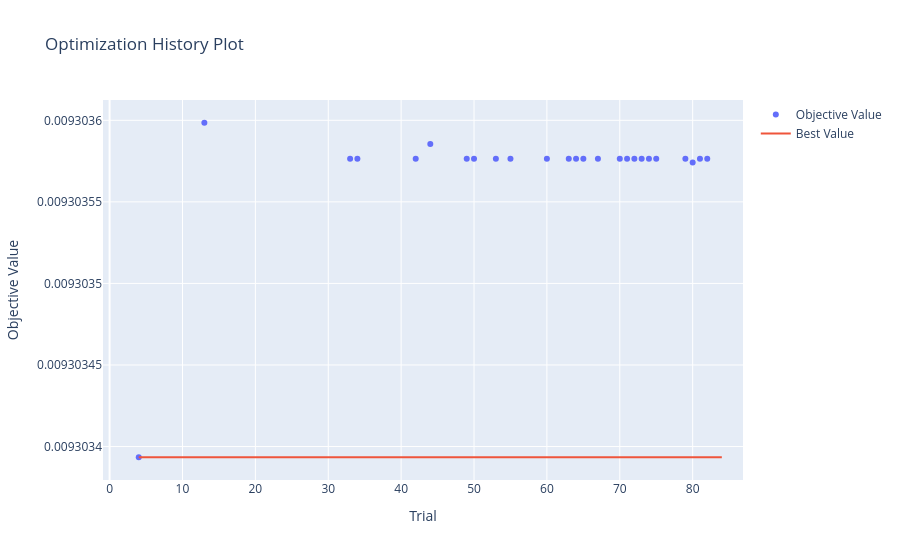
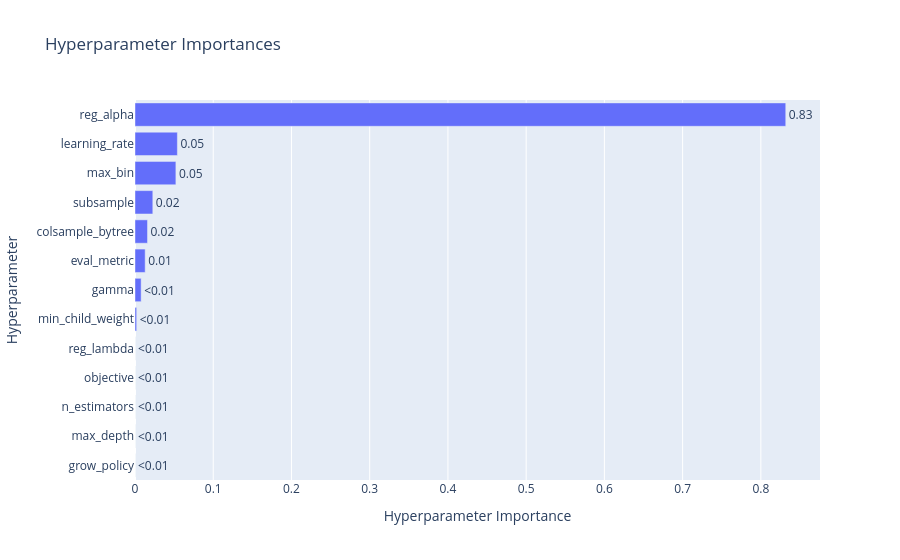
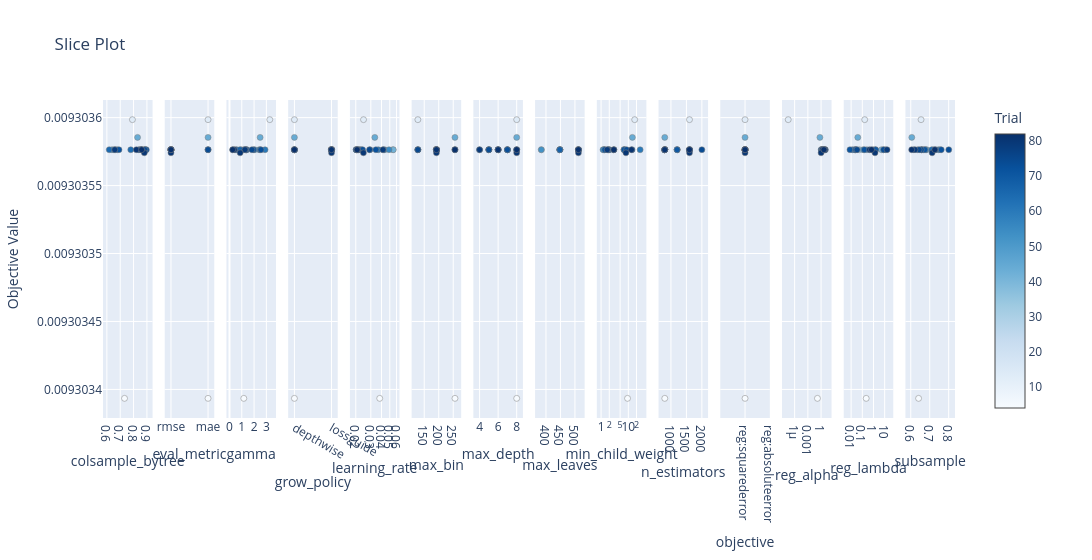
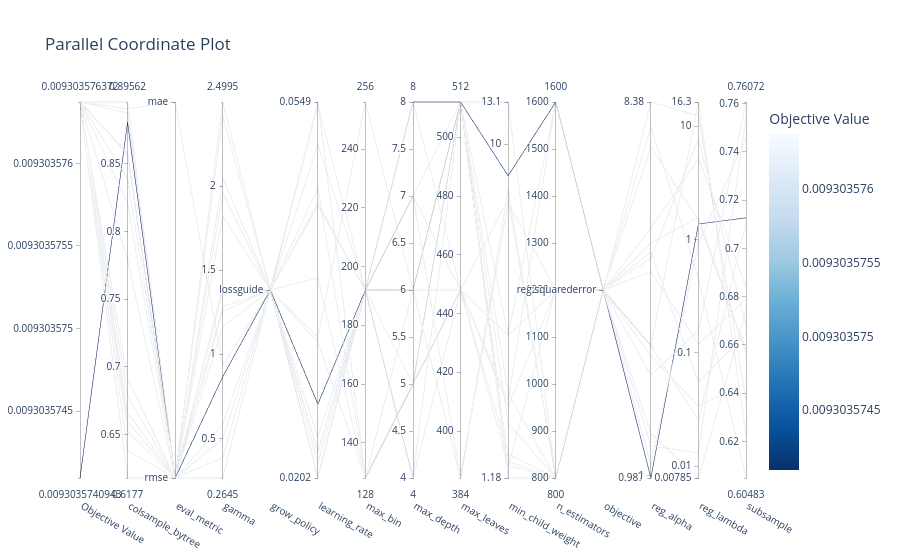

Notebook code cell kept with these figures, in order:
### Code cell
study = results[0]["study"]

vis.plot_optimization_history(study).show()
vis.plot_param_importances(study).show()
vis.plot_slice(study).show()
vis.plot_parallel_coordinate(study).show()
vis.plot_contour(study).show()
vis.plot_edf(study).show()

### Figure 1 — Plotly figure (JSON) as saved in the notebook; plotly's stock layout.template omitted (floating-point values rounded to 4 significant figures)
{"data": [{"mode": "markers", "name": "Objective Value", "x": [4, 13, 33, 34, 42, 44, 49, 50, 53, 55, 60, 63, 64, 65, 67, 70, 71, 72, 73, 74, 75, 79, 80, 81, 82], "y": [0.009303, 0.009304, 0.009304, 0.009304, 0.009304, 0.009304, 0.009304, 0.009304, 0.009304, 0.009304, 0.009304, 0.009304, 0.009304, 0.009304, 0.009304, 0.009304, 0.009304, 0.009304, 0.009304, 0.009304, 0.009304, 0.009304, 0.009304, 0.009304, 0.009304], "type": "scatter"}, {"mode": "lines", "name": "Best Value", "x": [0, 1, 2, 3, 4, 5, 6, 7, 8, 9, 10, 11, 12, 13, 14, 15, 16, 17, 18, 19, 20, 21, 22, 23, 24, 25, 26, 27, 28, 29, 30, 31, 32, 33, 34, 35, 36, 37, 38, 39, 40, 41, 42, 43, 44, 45, 46, 47, 48, 49, 50, 51, 52, 53, 54, 55, 56, 57, 58, 59, 60, 61, 62, 63, 64, 65, 66, 67, 68, 69, 70, 71, 72, 73, 74, 75, 76, 77, 78, 79, 80, 81, 82, 83, 84], "y": [null, null, null, null, 0.009303, 0.009303, 0.009303, 0.009303, 0.009303, 0.009303, 0.009303, 0.009303, 0.009303, 0.009303, 0.009303, 0.009303, 0.009303, 0.009303, 0.009303, 0.009303, 0.009303, 0.009303, 0.009303, 0.009303, 0.009303, 0.009303, 0.009303, 0.009303, 0.009303, 0.009303, 0.009303, 0.009303, 0.009303, 0.009303, 0.009303, 0.009303, 0.009303, 0.009303, 0.009303, 0.009303, 0.009303, 0.009303, 0.009303, 0.009303, 0.009303, 0.009303, 0.009303, 0.009303, 0.009303, 0.009303, 0.009303, 0.009303, 0.009303, 0.009303, 0.009303, 0.009303, 0.009303, 0.009303, 0.009303, 0.009303, 0.009303, 0.009303, 0.009303, 0.009303, 0.009303, 0.009303, 0.009303, 0.009303, 0.009303, 0.009303, 0.009303, 0.009303, 0.009303, 0.009303, 0.009303, 0.009303, 0.009303, 0.009303, 0.009303, 0.009303, 0.009303, 0.009303, 0.009303, 0.009303, 0.009303], "type": "scatter"}, {"marker": {"color": "#cccccc"}, "mode": "markers", "name": "Infeasible Trial", "showlegend": false, "x": [], "y": [], "type": "scatter"}], "layout": {"title": {"text": "Optimization History Plot"}, "xaxis": {"title": {"text": "Trial"}}, "yaxis": {"title": {"text": "Objective Value"}}}}

### Figure 2 — Plotly figure (JSON) as saved in the notebook; plotly's stock layout.template omitted (floating-point values rounded to 4 significant figures)
{"data": [{"cliponaxis": false, "hovertemplate": ["grow_policy (CategoricalDistribution): 0.0<extra></extra>", "max_depth (IntDistribution): 0.0<extra></extra>", "n_estimators (IntDistribution): 0.0<extra></extra>", "objective (CategoricalDistribution): 0.0<extra></extra>", "reg_lambda (FloatDistribution): 2.919164264800107e-05<extra></extra>", "min_child_weight (FloatDistribution): 0.002117716993256837<extra></extra>", "gamma (FloatDistribution): 0.00783819336347663<extra></extra>", "eval_metric (CategoricalDistribution): 0.013002682285283824<extra></extra>", "colsample_bytree (FloatDistribution): 0.015995522485752832<extra></extra>", "subsample (FloatDistribution): 0.022766913522430748<extra></extra>", "max_bin (IntDistribution): 0.05224990648252795<extra></extra>", "learning_rate (FloatDistribution): 0.054173388293243856<extra></extra>", "reg_alpha (FloatDistribution): 0.8318264849313792<extra></extra>"], "name": "Objective Value", "orientation": "h", "text": ["<0.01", "<0.01", "<0.01", "<0.01", "<0.01", "<0.01", "<0.01", "0.01", "0.02", "0.02", "0.05", "0.05", "0.83"], "textposition": "outside", "x": [0.0, 0.0, 0.0, 0.0, 2.919e-05, 0.002118, 0.007838, 0.013, 0.016, 0.02277, 0.05225, 0.05417, 0.8318], "y": ["grow_policy", "max_depth", "n_estimators", "objective", "reg_lambda", "min_child_weight", "gamma", "eval_metric", "colsample_bytree", "subsample", "max_bin", "learning_rate", "reg_alpha"], "type": "bar"}], "layout": {"title": {"text": "Hyperparameter Importances"}, "xaxis": {"title": {"text": "Hyperparameter Importance"}}, "yaxis": {"title": {"text": "Hyperparameter"}}}}

### Figure 3 — Plotly figure (JSON) as saved in the notebook; plotly's stock layout.template omitted (floating-point values rounded to 4 significant figures)
{"data": [{"marker": {"color": [4, 13, 33, 34, 42, 44, 49, 50, 53, 55, 60, 63, 64, 65, 67, 70, 71, 72, 73, 74, 75, 79, 80, 81, 82], "colorbar": {"title": {"text": "Trial"}, "x": 1.0, "xpad": 40}, "colorscale": [[0.0, "rgb(247,251,255)"], [0.125, "rgb(222,235,247)"], [0.25, "rgb(198,219,239)"], [0.375, "rgb(158,202,225)"], [0.5, "rgb(107,174,214)"], [0.625, "rgb(66,146,198)"], [0.75, "rgb(33,113,181)"], [0.875, "rgb(8,81,156)"], [1.0, "rgb(8,48,107)"]], "line": {"color": "Grey", "width": 0.5}, "showscale": true}, "mode": "markers", "name": "Feasible Trial", "showlegend": false, "x": [0.7323, 0.7915, 0.8875, 0.6524, 0.6784, 0.83, 0.8794, 0.858, 0.666, 0.6381, 0.8569, 0.8906, 0.779, 0.6177, 0.8481, 0.8391, 0.8956, 0.6908, 0.8638, 0.8838, 0.8568, 0.6594, 0.8807, 0.8209, 0.8607], "y": [0.009303, 0.009304, 0.009304, 0.009304, 0.009304, 0.009304, 0.009304, 0.009304, 0.009304, 0.009304, 0.009304, 0.009304, 0.009304, 0.009304, 0.009304, 0.009304, 0.009304, 0.009304, 0.009304, 0.009304, 0.009304, 0.009304, 0.009304, 0.009304, 0.009304], "type": "scatter", "xaxis": "x", "yaxis": "y"}, {"marker": {"color": [4, 13, 33, 34, 42, 44, 49, 50, 53, 55, 60, 63, 64, 65, 67, 70, 71, 72, 73, 74, 75, 79, 80, 81, 82], "colorbar": {"title": {"text": "Trial"}, "x": 1.0, "xpad": 40}, "colorscale": [[0.0, "rgb(247,251,255)"], [0.125, "rgb(222,235,247)"], [0.25, "rgb(198,219,239)"], [0.375, "rgb(158,202,225)"], [0.5, "rgb(107,174,214)"], [0.625, "rgb(66,146,198)"], [0.75, "rgb(33,113,181)"], [0.875, "rgb(8,81,156)"], [1.0, "rgb(8,48,107)"]], "line": {"color": "Grey", "width": 0.5}, "showscale": false}, "mode": "markers", "name": "Feasible Trial", "showlegend": false, "x": ["mae", "mae", "rmse", "rmse", "rmse", "mae", "rmse", "rmse", "rmse", "rmse", "mae", "mae", "rmse", "rmse", "rmse", "rmse", "rmse", "rmse", "rmse", "mae", "rmse", "rmse", "rmse", "rmse", "rmse"], "y": [0.009303, 0.009304, 0.009304, 0.009304, 0.009304, 0.009304, 0.009304, 0.009304, 0.009304, 0.009304, 0.009304, 0.009304, 0.009304, 0.009304, 0.009304, 0.009304, 0.009304, 0.009304, 0.009304, 0.009304, 0.009304, 0.009304, 0.009304, 0.009304, 0.009304], "type": "scatter", "xaxis": "x2", "yaxis": "y2"}, {"marker": {"color": [4, 13, 33, 34, 42, 44, 49, 50, 53, 55, 60, 63, 64, 65, 67, 70, 71, 72, 73, 74, 75, 79, 80, 81, 82], "colorbar": {"title": {"text": "Trial"}, "x": 1.0, "xpad": 40}, "colorscale": [[0.0, "rgb(247,251,255)"], [0.125, "rgb(222,235,247)"], [0.25, "rgb(198,219,239)"], [0.375, "rgb(158,202,225)"], [0.5, "rgb(107,174,214)"], [0.625, "rgb(66,146,198)"], [0.75, "rgb(33,113,181)"], [0.875, "rgb(8,81,156)"], [1.0, "rgb(8,48,107)"]], "line": {"color": "Grey", "width": 0.5}, "showscale": false}, "mode": "markers", "name": "Feasible Trial", "showlegend": false, "x": [1.162, 3.276, 1.374, 0.4975, 1.283, 2.492, 1.376, 2.05, 2.415, 1.163, 2.893, 0.9353, 0.2645, 0.5841, 0.8466, 2.5, 1.396, 1.96, 2.561, 1.318, 1.821, 1.256, 0.8663, 0.3845, 0.2589], "y": [0.009303, 0.009304, 0.009304, 0.009304, 0.009304, 0.009304, 0.009304, 0.009304, 0.009304, 0.009304, 0.009304, 0.009304, 0.009304, 0.009304, 0.009304, 0.009304, 0.009304, 0.009304, 0.009304, 0.009304, 0.009304, 0.009304, 0.009304, 0.009304, 0.009304], "type": "scatter", "xaxis": "x3", "yaxis": "y3"}, {"marker": {"color": [4, 13, 33, 34, 42, 44, 49, 50, 53, 55, 60, 63, 64, 65, 67, 70, 71, 72, 73, 74, 75, 79, 80, 81, 82], "colorbar": {"title": {"text": "Trial"}, "x": 1.0, "xpad": 40}, "colorscale": [[0.0, "rgb(247,251,255)"], [0.125, "rgb(222,235,247)"], [0.25, "rgb(198,219,239)"], [0.375, "rgb(158,202,225)"], [0.5, "rgb(107,174,214)"], [0.625, "rgb(66,146,198)"], [0.75, "rgb(33,113,181)"], [0.875, "rgb(8,81,156)"], [1.0, "rgb(8,48,107)"]], "line": {"color": "Grey", "width": 0.5}, "showscale": false}, "mode": "markers", "name": "Feasible Trial", "showlegend": false, "x": ["depthwise", "depthwise", "lossguide", "lossguide", "lossguide", "depthwise", "depthwise", "lossguide", "lossguide", "lossguide", "depthwise", "lossguide", "lossguide", "lossguide", "depthwise", "lossguide", "lossguide", "lossguide", "depthwise", "depthwise", "lossguide", "lossguide", "lossguide", "lossguide", "depthwise"], "y": [0.009303, 0.009304, 0.009304, 0.009304, 0.009304, 0.009304, 0.009304, 0.009304, 0.009304, 0.009304, 0.009304, 0.009304, 0.009304, 0.009304, 0.009304, 0.009304, 0.009304, 0.009304, 0.009304, 0.009304, 0.009304, 0.009304, 0.009304, 0.009304, 0.009304], "type": "scatter", "xaxis": "x4", "yaxis": "y4"}, {"marker": {"color": [4, 13, 33, 34, 42, 44, 49, 50, 53, 55, 60, 63, 64, 65, 67, 70, 71, 72, 73, 74, 75, 79, 80, 81, 82], "colorbar": {"title": {"text": "Trial"}, "x": 1.0, "xpad": 40}, "colorscale": [[0.0, "rgb(247,251,255)"], [0.125, "rgb(222,235,247)"], [0.25, "rgb(198,219,239)"], [0.375, "rgb(158,202,225)"], [0.5, "rgb(107,174,214)"], [0.625, "rgb(66,146,198)"], [0.75, "rgb(33,113,181)"], [0.875, "rgb(8,81,156)"], [1.0, "rgb(8,48,107)"]], "line": {"color": "Grey", "width": 0.5}, "showscale": false}, "mode": "markers", "name": "Feasible Trial", "showlegend": false, "x": [0.03813, 0.02465, 0.02027, 0.05448, 0.05486, 0.0334, 0.0206, 0.02168, 0.04361, 0.04901, 0.03669, 0.02936, 0.02157, 0.04194, 0.02331, 0.02251, 0.0202, 0.03438, 0.02406, 0.02027, 0.02896, 0.04162, 0.02457, 0.02101, 0.02073], "y": [0.009303, 0.009304, 0.009304, 0.009304, 0.009304, 0.009304, 0.009304, 0.009304, 0.009304, 0.009304, 0.009304, 0.009304, 0.009304, 0.009304, 0.009304, 0.009304, 0.009304, 0.009304, 0.009304, 0.009304, 0.009304, 0.009304, 0.009304, 0.009304, 0.009304], "type": "scatter", "xaxis": "x5", "yaxis": "y5"}, {"marker": {"color": [4, 13, 33, 34, 42, 44, 49, 50, 53, 55, 60, 63, 64, 65, 67, 70, 71, 72, 73, 74, 75, 79, 80, 81, 82], "colorbar": {"title": {"text": "Trial"}, "x": 1.0, "xpad": 40}, "colorscale": [[0.0, "rgb(247,251,255)"], [0.125, "rgb(222,235,247)"], [0.25, "rgb(198,219,239)"], [0.375, "rgb(158,202,225)"], [0.5, "rgb(107,174,214)"], [0.625, "rgb(66,146,198)"], [0.75, "rgb(33,113,181)"], [0.875, "rgb(8,81,156)"], [1.0, "rgb(8,48,107)"]], "line": {"color": "Grey", "width": 0.5}, "showscale": false}, "mode": "markers", "name": "Feasible Trial", "showlegend": false, "x": [256, 128, 192, 192, 128, 256, 192, 192, 128, 192, 256, 256, 192, 192, 192, 192, 192, 128, 192, 192, 128, 192, 192, 192, 256], "y": [0.009303, 0.009304, 0.009304, 0.009304, 0.009304, 0.009304, 0.009304, 0.009304, 0.009304, 0.009304, 0.009304, 0.009304, 0.009304, 0.009304, 0.009304, 0.009304, 0.009304, 0.009304, 0.009304, 0.009304, 0.009304, 0.009304, 0.009304, 0.009304, 0.009304], "type": "scatter", "xaxis": "x6", "yaxis": "y6"}, {"marker": {"color": [4, 13, 33, 34, 42, 44, 49, 50, 53, 55, 60, 63, 64, 65, 67, 70, 71, 72, 73, 74, 75, 79, 80, 81, 82], "colorbar": {"title": {"text": "Trial"}, "x": 1.0, "xpad": 40}, "colorscale": [[0.0, "rgb(247,251,255)"], [0.125, "rgb(222,235,247)"], [0.25, "rgb(198,219,239)"], [0.375, "rgb(158,202,225)"], [0.5, "rgb(107,174,214)"], [0.625, "rgb(66,146,198)"], [0.75, "rgb(33,113,181)"], [0.875, "rgb(8,81,156)"], [1.0, "rgb(8,48,107)"]], "line": {"color": "Grey", "width": 0.5}, "showscale": false}, "mode": "markers", "name": "Feasible Trial", "showlegend": false, "x": [8, 8, 7, 6, 5, 8, 7, 6, 5, 5, 8, 6, 4, 7, 6, 8, 7, 5, 7, 5, 6, 4, 8, 6, 8], "y": [0.009303, 0.009304, 0.009304, 0.009304, 0.009304, 0.009304, 0.009304, 0.009304, 0.009304, 0.009304, 0.009304, 0.009304, 0.009304, 0.009304, 0.009304, 0.009304, 0.009304, 0.009304, 0.009304, 0.009304, 0.009304, 0.009304, 0.009304, 0.009304, 0.009304], "type": "scatter", "xaxis": "x7", "yaxis": "y7"}, {"marker": {"color": [33, 34, 42, 50, 53, 55, 63, 64, 65, 70, 71, 72, 75, 79, 80, 81], "colorbar": {"title": {"text": "Trial"}, "x": 1.0, "xpad": 40}, "colorscale": [[0.0, "rgb(247,251,255)"], [0.125, "rgb(222,235,247)"], [0.25, "rgb(198,219,239)"], [0.375, "rgb(158,202,225)"], [0.5, "rgb(107,174,214)"], [0.625, "rgb(66,146,198)"], [0.75, "rgb(33,113,181)"], [0.875, "rgb(8,81,156)"], [1.0, "rgb(8,48,107)"]], "line": {"color": "Grey", "width": 0.5}, "showscale": false}, "mode": "markers", "name": "Feasible Trial", "showlegend": false, "x": [384, 512, 512, 448, 448, 512, 384, 448, 512, 448, 448, 448, 512, 512, 512, 512], "y": [0.009304, 0.009304, 0.009304, 0.009304, 0.009304, 0.009304, 0.009304, 0.009304, 0.009304, 0.009304, 0.009304, 0.009304, 0.009304, 0.009304, 0.009304, 0.009304], "type": "scatter", "xaxis": "x8", "yaxis": "y8"}, {"marker": {"color": [4, 13, 33, 34, 42, 44, 49, 50, 53, 55, 60, 63, 64, 65, 67, 70, 71, 72, 73, 74, 75, 79, 80, 81, 82], "colorbar": {"title": {"text": "Trial"}, "x": 1.0, "xpad": 40}, "colorscale": [[0.0, "rgb(247,251,255)"], [0.125, "rgb(222,235,247)"], [0.25, "rgb(198,219,239)"], [0.375, "rgb(158,202,225)"], [0.5, "rgb(107,174,214)"], [0.625, "rgb(66,146,198)"], [0.75, "rgb(33,113,181)"], [0.875, "rgb(8,81,156)"], [1.0, "rgb(8,48,107)"]], "line": {"color": "Grey", "width": 0.5}, "showscale": false}, "mode": "markers", "name": "Feasible Trial", "showlegend": false, "x": [9.348, 17.14, 6.871, 1.312, 1.281, 14.12, 7.032, 2.939, 1.274, 1.181, 27.13, 7.468, 1.938, 2.029, 13.69, 1.865, 7.042, 1.379, 1.794, 8.678, 2.947, 1.674, 8.168, 13.1, 2.941], "y": [0.009303, 0.009304, 0.009304, 0.009304, 0.009304, 0.009304, 0.009304, 0.009304, 0.009304, 0.009304, 0.009304, 0.009304, 0.009304, 0.009304, 0.009304, 0.009304, 0.009304, 0.009304, 0.009304, 0.009304, 0.009304, 0.009304, 0.009304, 0.009304, 0.009304], "type": "scatter", "xaxis": "x9", "yaxis": "y9"}, {"marker": {"color": [4, 13, 33, 34, 42, 44, 49, 50, 53, 55, 60, 63, 64, 65, 67, 70, 71, 72, 73, 74, 75, 79, 80, 81, 82], "colorbar": {"title": {"text": "Trial"}, "x": 1.0, "xpad": 40}, "colorscale": [[0.0, "rgb(247,251,255)"], [0.125, "rgb(222,235,247)"], [0.25, "rgb(198,219,239)"], [0.375, "rgb(158,202,225)"], [0.5, "rgb(107,174,214)"], [0.625, "rgb(66,146,198)"], [0.75, "rgb(33,113,181)"], [0.875, "rgb(8,81,156)"], [1.0, "rgb(8,48,107)"]], "line": {"color": "Grey", "width": 0.5}, "showscale": false}, "mode": "markers", "name": "Feasible Trial", "showlegend": false, "x": [800, 1600, 1200, 800, 800, 800, 1600, 1200, 1200, 800, 800, 800, 1600, 800, 1600, 1200, 800, 800, 1600, 2000, 1600, 800, 1600, 800, 1600], "y": [0.009303, 0.009304, 0.009304, 0.009304, 0.009304, 0.009304, 0.009304, 0.009304, 0.009304, 0.009304, 0.009304, 0.009304, 0.009304, 0.009304, 0.009304, 0.009304, 0.009304, 0.009304, 0.009304, 0.009304, 0.009304, 0.009304, 0.009304, 0.009304, 0.009304], "type": "scatter", "xaxis": "x10", "yaxis": "y10"}, {"marker": {"color": [4, 13, 33, 34, 42, 44, 49, 50, 53, 55, 60, 63, 64, 65, 67, 70, 71, 72, 73, 74, 75, 79, 80, 81, 82], "colorbar": {"title": {"text": "Trial"}, "x": 1.0, "xpad": 40}, "colorscale": [[0.0, "rgb(247,251,255)"], [0.125, "rgb(222,235,247)"], [0.25, "rgb(198,219,239)"], [0.375, "rgb(158,202,225)"], [0.5, "rgb(107,174,214)"], [0.625, "rgb(66,146,198)"], [0.75, "rgb(33,113,181)"], [0.875, "rgb(8,81,156)"], [1.0, "rgb(8,48,107)"]], "line": {"color": "Grey", "width": 0.5}, "showscale": false}, "mode": "markers", "name": "Feasible Trial", "showlegend": false, "x": ["reg:squarederror", "reg:squarederror", "reg:squarederror", "reg:squarederror", "reg:squarederror", "reg:squarederror", "reg:squarederror", "reg:squarederror", "reg:squarederror", "reg:squarederror", "reg:squarederror", "reg:squarederror", "reg:squarederror", "reg:squarederror", "reg:squarederror", "reg:squarederror", "reg:squarederror", "reg:squarederror", "reg:squarederror", "reg:squarederror", "reg:squarederror", "reg:squarederror", "reg:squarederror", "reg:squarederror", "reg:squarederror"], "y": [0.009303, 0.009304, 0.009304, 0.009304, 0.009304, 0.009304, 0.009304, 0.009304, 0.009304, 0.009304, 0.009304, 0.009304, 0.009304, 0.009304, 0.009304, 0.009304, 0.009304, 0.009304, 0.009304, 0.009304, 0.009304, 0.009304, 0.009304, 0.009304, 0.009304], "type": "scatter", "xaxis": "x11", "yaxis": "y11"}, {"marker": {"color": [4, 13, 33, 34, 42, 44, 49, 50, 53, 55, 60, 63, 64, 65, 67, 70, 71, 72, 73, 74, 75, 79, 80, 81, 82], "colorbar": {"title": {"text": "Trial"}, "x": 1.0, "xpad": 40}, "colorscale": [[0.0, "rgb(247,251,255)"], [0.125, "rgb(222,235,247)"], [0.25, "rgb(198,219,239)"], [0.375, "rgb(158,202,225)"], [0.5, "rgb(107,174,214)"], [0.625, "rgb(66,146,198)"], [0.75, "rgb(33,113,181)"], [0.875, "rgb(8,81,156)"], [1.0, "rgb(8,48,107)"]], "line": {"color": "Grey", "width": 0.5}, "showscale": false}, "mode": "markers", "name": "Feasible Trial", "showlegend": false, "x": [0.1489, 3.492e-08, 3.571, 3.445, 4.095, 0.54, 9.082, 3.19, 1.064, 8.379, 1.449, 1.187, 2.096, 6.487, 6.401, 3.762, 1.271, 1.773, 2.195, 2.003, 1.98, 2.096, 0.9875, 7.292, 4.404], "y": [0.009303, 0.009304, 0.009304, 0.009304, 0.009304, 0.009304, 0.009304, 0.009304, 0.009304, 0.009304, 0.009304, 0.009304, 0.009304, 0.009304, 0.009304, 0.009304, 0.009304, 0.009304, 0.009304, 0.009304, 0.009304, 0.009304, 0.009304, 0.009304, 0.009304], "type": "scatter", "xaxis": "x12", "yaxis": "y12"}, {"marker": {"color": [4, 13, 33, 34, 42, 44, 49, 50, 53, 55, 60, 63, 64, 65, 67, 70, 71, 72, 73, 74, 75, 79, 80, 81, 82], "colorbar": {"title": {"text": "Trial"}, "x": 1.0, "xpad": 40}, "colorscale": [[0.0, "rgb(247,251,255)"], [0.125, "rgb(222,235,247)"], [0.25, "rgb(198,219,239)"], [0.375, "rgb(158,202,225)"], [0.5, "rgb(107,174,214)"], [0.625, "rgb(66,146,198)"], [0.75, "rgb(33,113,181)"], [0.875, "rgb(8,81,156)"], [1.0, "rgb(8,48,107)"]], "line": {"color": "Grey", "width": 0.5}, "showscale": false}, "mode": "markers", "name": "Feasible Trial", "showlegend": false, "x": [0.223, 0.1636, 0.05499, 7.711, 5.145, 0.03945, 0.2608, 0.1195, 0.9176, 12.31, 0.02581, 0.01302, 0.02545, 1.48, 0.01969, 1.564, 0.007854, 0.1562, 0.02658, 8.035, 0.03395, 16.3, 1.368, 0.4523, 0.6582], "y": [0.009303, 0.009304, 0.009304, 0.009304, 0.009304, 0.009304, 0.009304, 0.009304, 0.009304, 0.009304, 0.009304, 0.009304, 0.009304, 0.009304, 0.009304, 0.009304, 0.009304, 0.009304, 0.009304, 0.009304, 0.009304, 0.009304, 0.009304, 0.009304, 0.009304], "type": "scatter", "xaxis": "x13", "yaxis": "y13"}, {"marker": {"color": [4, 13, 33, 34, 42, 44, 49, 50, 53, 55, 60, 63, 64, 65, 67, 70, 71, 72, 73, 74, 75, 79, 80, 81, 82], "colorbar": {"title": {"text": "Trial"}, "x": 1.0, "xpad": 40}, "colorscale": [[0.0, "rgb(247,251,255)"], [0.125, "rgb(222,235,247)"], [0.25, "rgb(198,219,239)"], [0.375, "rgb(158,202,225)"], [0.5, "rgb(107,174,214)"], [0.625, "rgb(66,146,198)"], [0.75, "rgb(33,113,181)"], [0.875, "rgb(8,81,156)"], [1.0, "rgb(8,48,107)"]], "line": {"color": "Grey", "width": 0.5}, "showscale": false}, "mode": "markers", "name": "Feasible Trial", "showlegend": false, "x": [0.6413, 0.6542, 0.6644, 0.6678, 0.6841, 0.6054, 0.7186, 0.679, 0.7456, 0.6369, 0.6163, 0.7545, 0.7106, 0.6565, 0.7312, 0.6579, 0.6743, 0.7607, 0.8005, 0.6555, 0.6442, 0.6224, 0.7127, 0.6048, 0.727], "y": [0.009303, 0.009304, 0.009304, 0.009304, 0.009304, 0.009304, 0.009304, 0.009304, 0.009304, 0.009304, 0.009304, 0.009304, 0.009304, 0.009304, 0.009304, 0.009304, 0.009304, 0.009304, 0.009304, 0.009304, 0.009304, 0.009304, 0.009304, 0.009304, 0.009304], "type": "scatter", "xaxis": "x14", "yaxis": "y14"}], "layout": {"xaxis": {"anchor": "y", "domain": [0.0, 0.05816], "title": {"text": "colsample_bytree"}}, "yaxis": {"anchor": "x", "domain": [0.0, 1.0], "title": {"text": "Objective Value"}}, "xaxis2": {"anchor": "y2", "domain": [0.07245, 0.1306], "title": {"text": "eval_metric"}, "type": "category", "categoryorder": "array", "categoryarray": ["rmse", "mae"]}, "yaxis2": {"anchor": "x2", "domain": [0.0, 1.0], "matches": "y", "showticklabels": false}, "xaxis3": {"anchor": "y3", "domain": [0.1449, 0.2031], "title": {"text": "gamma"}}, "yaxis3": {"anchor": "x3", "domain": [0.0, 1.0], "matches": "y", "showticklabels": false}, "xaxis4": {"anchor": "y4", "domain": [0.2173, 0.2755], "title": {"text": "grow_policy"}, "type": "category", "categoryorder": "array", "categoryarray": ["depthwise", "lossguide"]}, "yaxis4": {"anchor": "x4", "domain": [0.0, 1.0], "matches": "y", "showticklabels": false}, "xaxis5": {"anchor": "y5", "domain": [0.2898, 0.348], "title": {"text": "learning_rate"}, "type": "log"}, "yaxis5": {"anchor": "x5", "domain": [0.0, 1.0], "matches": "y", "showticklabels": false}, "xaxis6": {"anchor": "y6", "domain": [0.3622, 0.4204], "title": {"text": "max_bin"}}, "yaxis6": {"anchor": "x6", "domain": [0.0, 1.0], "matches": "y", "showticklabels": false}, "xaxis7": {"anchor": "y7", "domain": [0.4347, 0.4929], "title": {"text": "max_depth"}}, "yaxis7": {"anchor": "x7", "domain": [0.0, 1.0], "matches": "y", "showticklabels": false}, "xaxis8": {"anchor": "y8", "domain": [0.5071, 0.5653], "title": {"text": "max_leaves"}}, "yaxis8": {"anchor": "x8", "domain": [0.0, 1.0], "matches": "y", "showticklabels": false}, "xaxis9": {"anchor": "y9", "domain": [0.5796, 0.6378], "title": {"text": "min_child_weight"}, "type": "log"}, "yaxis9": {"anchor": "x9", "domain": [0.0, 1.0], "matches": "y", "showticklabels": false}, "xaxis10": {"anchor": "y10", "domain": [0.652, 0.7102], "title": {"text": "n_estimators"}}, "yaxis10": {"anchor": "x10", "domain": [0.0, 1.0], "matches": "y", "showticklabels": false}, "xaxis11": {"anchor": "y11", "domain": [0.7245, 0.7827], "title": {"text": "objective"}, "type": "category", "categoryorder": "array", "categoryarray": ["reg:squarederror", "reg:absoluteerror"]}, "yaxis11": {"anchor": "x11", "domain": [0.0, 1.0], "matches": "y", "showticklabels": false}, "xaxis12": {"anchor": "y12", "domain": [0.7969, 0.8551], "title": {"text": "reg_alpha"}, "type": "log"}, "yaxis12": {"anchor": "x12", "domain": [0.0, 1.0], "matches": "y", "showticklabels": false}, "xaxis13": {"anchor": "y13", "domain": [0.8694, 0.9276], "title": {"text": "reg_lambda"}, "type": "log"}, "yaxis13": {"anchor": "x13", "domain": [0.0, 1.0], "matches": "y", "showticklabels": false}, "xaxis14": {"anchor": "y14", "domain": [0.9418, 1.0], "title": {"text": "subsample"}}, "yaxis14": {"anchor": "x14", "domain": [0.0, 1.0], "matches": "y", "showticklabels": false}, "title": {"text": "Slice Plot"}, "width": 4200}}

### Figure 4 — Plotly figure (JSON) as saved in the notebook; plotly's stock layout.template omitted (floating-point values rounded to 4 significant figures)
{"data": [{"dimensions": [{"label": "Objective Value", "range": [0.009304, 0.009304], "values": [0.009304, 0.009304, 0.009304, 0.009304, 0.009304, 0.009304, 0.009304, 0.009304, 0.009304, 0.009304, 0.009304, 0.009304, 0.009304, 0.009304, 0.009304, 0.009304]}, {"label": "colsample_bytree", "range": [0.6177, 0.8956], "values": [0.8875, 0.6524, 0.6784, 0.858, 0.666, 0.6381, 0.8906, 0.779, 0.6177, 0.8391, 0.8956, 0.6908, 0.8568, 0.6594, 0.8807, 0.8209]}, {"label": "eval_metric", "range": [0, 1], "ticktext": ["rmse", "mae"], "tickvals": [0, 1], "values": [0, 0, 0, 0, 0, 0, 1, 0, 0, 0, 0, 0, 0, 0, 0, 0]}, {"label": "gamma", "range": [0.2645, 2.5], "values": [1.374, 0.4975, 1.283, 2.05, 2.415, 1.163, 0.9353, 0.2645, 0.5841, 2.5, 1.396, 1.96, 1.821, 1.256, 0.8663, 0.3845]}, {"label": "grow_policy", "range": [0, 0], "ticktext": ["lossguide"], "tickvals": [0], "values": [0, 0, 0, 0, 0, 0, 0, 0, 0, 0, 0, 0, 0, 0, 0, 0]}, {"label": "learning_rate", "range": [-1.695, -1.261], "ticktext": ["0.0202", "0.0549"], "tickvals": [-1.695, -1.261], "values": [-1.693, -1.264, -1.261, -1.664, -1.36, -1.31, -1.532, -1.666, -1.377, -1.648, -1.695, -1.464, -1.538, -1.381, -1.61, -1.678]}, {"label": "max_bin", "range": [128, 256], "values": [192, 192, 128, 192, 128, 192, 256, 192, 192, 192, 192, 128, 128, 192, 192, 192]}, {"label": "max_depth", "range": [4, 8], "values": [7, 6, 5, 6, 5, 5, 6, 4, 7, 8, 7, 5, 6, 4, 8, 6]}, {"label": "max_leaves", "range": [384, 512], "values": [384, 512, 512, 448, 448, 512, 384, 448, 512, 448, 448, 448, 512, 512, 512, 512]}, {"label": "min_child_weight", "range": [0.07236, 1.117], "ticktext": ["1.18", "10", "13.1"], "tickvals": [0.07236, 1, 1.117], "values": [0.837, 0.1181, 0.1075, 0.4682, 0.1053, 0.07236, 0.8732, 0.2874, 0.3073, 0.2707, 0.8477, 0.1395, 0.4693, 0.2238, 0.9121, 1.117]}, {"label": "n_estimators", "range": [800, 1600], "values": [1200, 800, 800, 1200, 1200, 800, 800, 1600, 800, 1200, 800, 800, 1600, 800, 1600, 800]}, {"label": "objective", "range": [0, 0], "ticktext": ["reg:squarederror"], "tickvals": [0], "values": [0, 0, 0, 0, 0, 0, 0, 0, 0, 0, 0, 0, 0, 0, 0, 0]}, {"label": "reg_alpha", "range": [-0.005476, 0.9232], "ticktext": ["0.987", "1", "8.38"], "tickvals": [-0.005476, 0, 0.9232], "values": [0.5528, 0.5372, 0.6123, 0.5038, 0.02688, 0.9232, 0.07459, 0.3213, 0.8121, 0.5754, 0.1042, 0.2486, 0.2966, 0.3214, -0.005476, 0.8629]}, {"label": "reg_lambda", "range": [-2.105, 1.212], "ticktext": ["0.00785", "0.01", "0.1", "1", "10", "16.3"], "tickvals": [-2.105, -2, -1, 0, 1, 1.212], "values": [-1.26, 0.8871, 0.7114, -0.9226, -0.03733, 1.09, -1.885, -1.594, 0.1702, 0.1941, -2.105, -0.8062, -1.469, 1.212, 0.1361, -0.3446]}, {"label": "subsample", "range": [0.6048, 0.7607], "values": [0.6644, 0.6678, 0.6841, 0.679, 0.7456, 0.6369, 0.7545, 0.7106, 0.6565, 0.6579, 0.6743, 0.7607, 0.6442, 0.6224, 0.7127, 0.6048]}], "labelangle": 30, "labelside": "bottom", "line": {"color": [0.009304, 0.009304, 0.009304, 0.009304, 0.009304, 0.009304, 0.009304, 0.009304, 0.009304, 0.009304, 0.009304, 0.009304, 0.009304, 0.009304, 0.009304, 0.009304], "colorbar": {"title": {"text": "Objective Value"}}, "colorscale": [[0.0, "rgb(247,251,255)"], [0.125, "rgb(222,235,247)"], [0.25, "rgb(198,219,239)"], [0.375, "rgb(158,202,225)"], [0.5, "rgb(107,174,214)"], [0.625, "rgb(66,146,198)"], [0.75, "rgb(33,113,181)"], [0.875, "rgb(8,81,156)"], [1.0, "rgb(8,48,107)"]], "reversescale": true, "showscale": true}, "type": "parcoords"}], "layout": {"title": {"text": "Parallel Coordinate Plot"}}}
